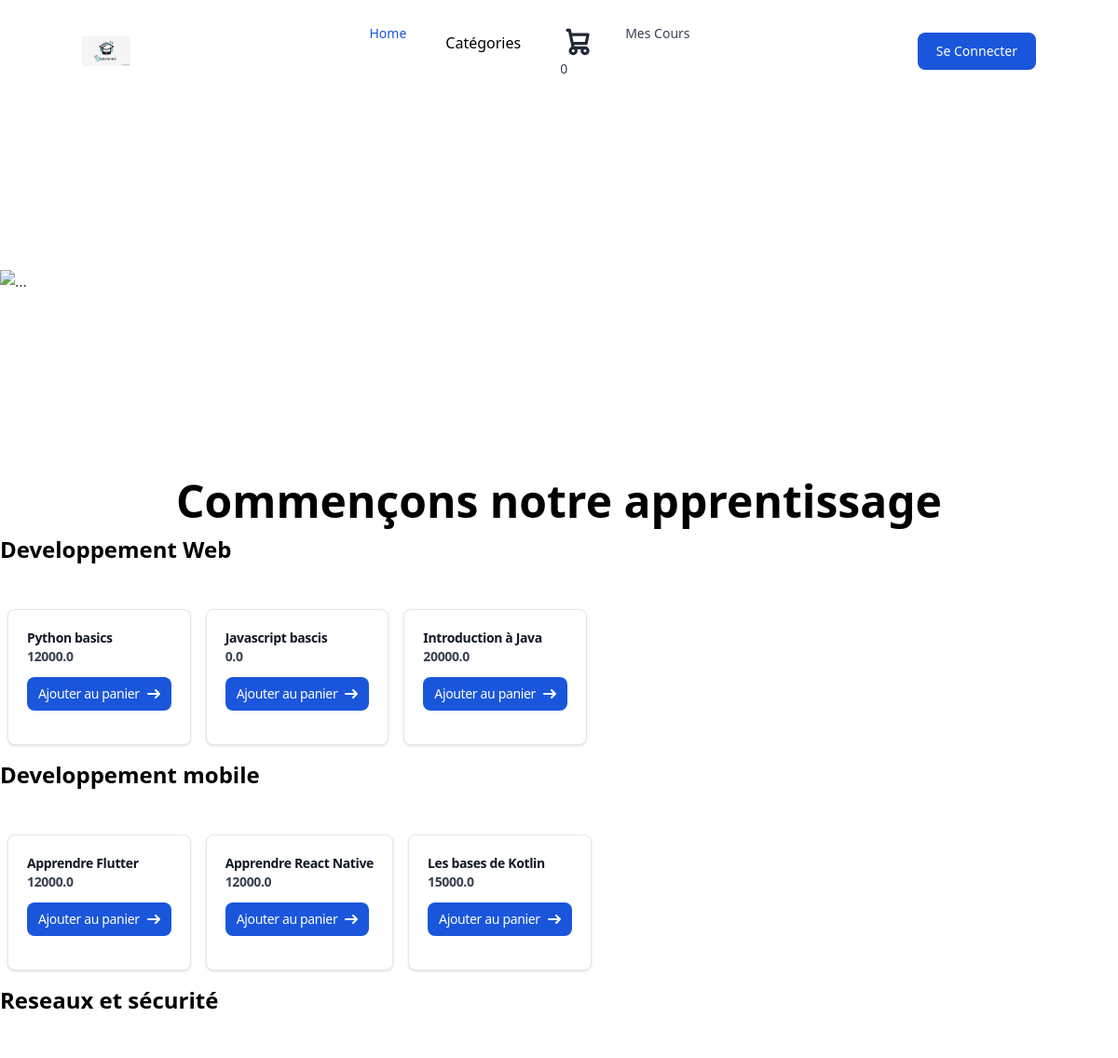
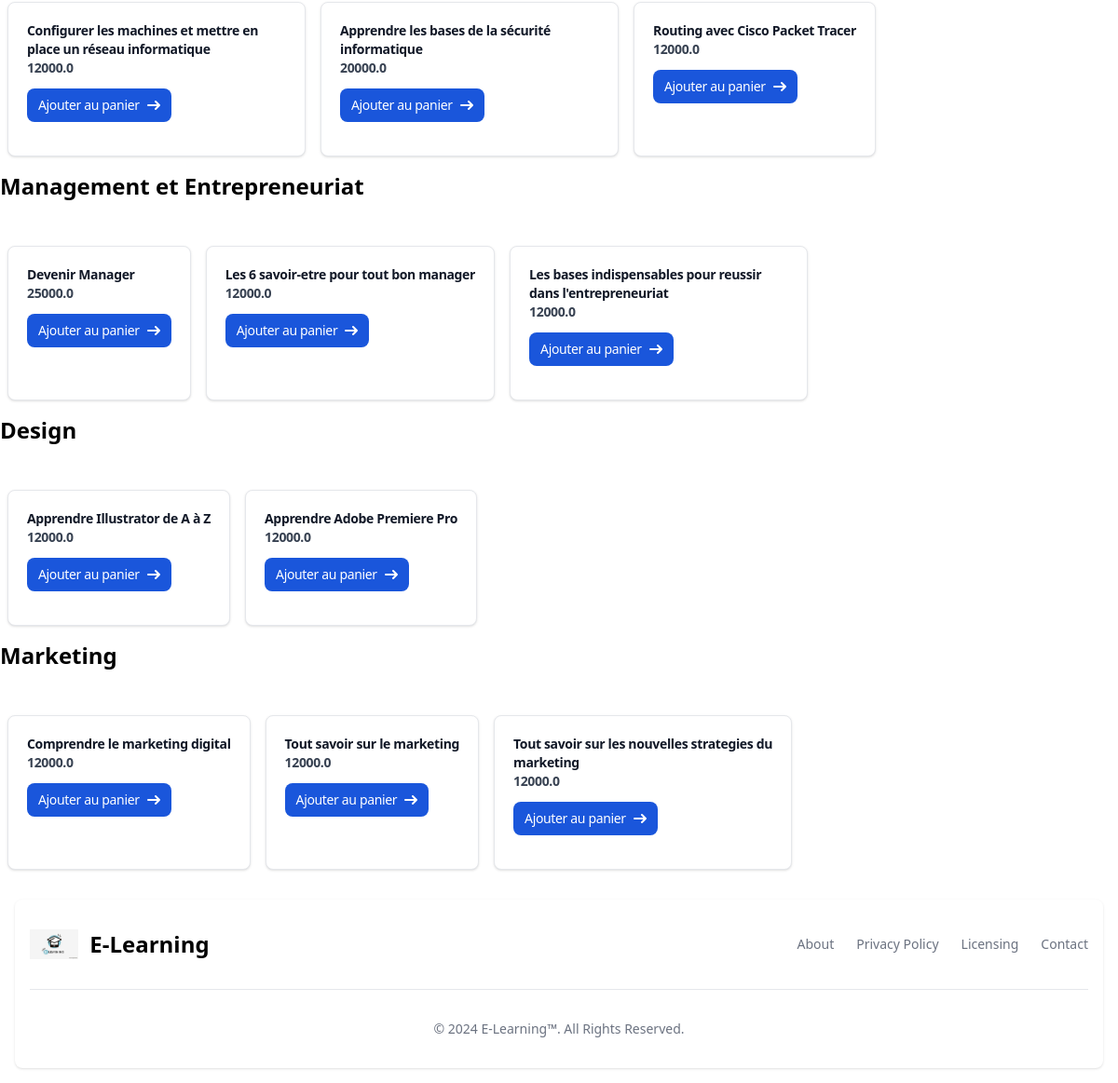
The page / on the database its author committed (2 pictures, top to bottom).
### src/models.py (models this page shows, shortened)
class Category(db.Model):
    __tablename__ = 'categories'
    id = Column(Integer, primary_key=True)
    name = Column(String(255), nullable=False, unique=True)
    courses = relationship("Course", back_populates="category")

class Course(db.Model):
    id = db.Column(db.Integer, primary_key=True)
    title = db.Column(db.String(100), nullable=False)
    description = db.Column(db.Text, nullable=False)
    price = db.Column(db.Float, nullable=False)
    image = db.Column(db.String(255))  # Chemin de l'image de présentation du cours
    videos = relationship("Video", back_populates="course")
    category_id = Column(Integer, ForeignKey('categories.id'))
    category = relationship("Category", back_populates="courses")
    courselist = db.relationship("CourseList", back_populates="course")

### src/student.py (the view)
@app.route("/")
def home():
    cours=getAll()
    categorie=getCate()
    return render_template("Student/home.html",ici=cours,categories=categorie)

### src/models.py (called while the page is built)
def getAll():
    return Course.query.order_by(Course.title).all()

def getCate():
     return Category.query.all()

### src/templates/Student/home.html (shortened to what this page needs)
{% extends "layouts/base.html" %}
{% block content %}
   {%include 'shared/carousel.html'%}
   <div >
      <p  class=" font-bold text-5xl leading-normal flex justify-center  mt-2">Commençons notre apprentissage </p>
   </div>
{% for m in categories %}
   <div class="mb-8">
      <h1 class="font-bold text-2xl ">{{ m["name"] }}</h1>
   </div>
   <div class="flex flex-wrap space-between ">
      {% for c in m.courses %}
            <div class="max-w-xs mx-2 my-4 mb-4 bg-white border border-gray-200 rounded-lg shadow dark:bg-gray-800 dark:border-gray-700 flex flex-col transition-transform  transform hover:scale-105 flex flex">
               <div class="p-5">
                  <a href="#">
                        <h4 class="mb-4 text-2xl font-bold text-sm tracking-tight text-gray-900 dark:text-white">{{c["title"]}}
                  </a>
                  <p class="mb-3 text-sm text-gray-700 dark:text-gray-400 ">{{c["price"]}}</p>
                  <a href="#" class="inline-flex items-center px-3 py-2 text-sm font-medium text-center text-white bg-blue-700 rounded-lg hover:bg-blue-800 focus:ring-4 focus:outline-none focus:ring-blue-300 dark:bg-blue-600 dark:hover:bg-blue-700 dark:focus:ring-blue-800 add-to-cart-btn" data-course-id="{{ c['id'] }}">
                        Ajouter au panier
                        <svg class="rtl:rotate-180 w-3.5 h-3.5 ms-2" aria-hidden="true" xmlns="http://www.w3.org/2000/svg" fill="none" viewBox="0 0 14 10">
                           <path stroke="currentColor" stroke-linecap="round" stroke-linejoin="round" stroke-width="2" d="M1 5h12m0 0L9 1m4 4L9 9"/>
                        </svg>
                  </a>
               </div>
            </div>
      {% endfor %}
   </div>
{% endfor %}
{% endblock %}

### rows shown on the page
Category: name "Developpement Web"
Course: title "Python basics", price "12000.0"
Course: title "Javascript bascis", price "0.0"
Course: title "Introduction à Java", price "20000.0"
Category: name "Developpement mobile"
Course: title "Apprendre Flutter", price "12000.0"
Course: title "Apprendre React Native", price "12000.0"
Course: title "Les bases de Kotlin", price "15000.0"
Category: name "Reseaux et sécurité"
Course: title "Configurer les machines et mettre en place un réseau informatique", price "12000.0"
Course: title "Apprendre les bases de la sécurité informatique", price "20000.0"
Course: title "Routing avec Cisco Packet Tracer", price "12000.0"
Category: name "Management et Entrepreneuriat"
Course: title "Devenir Manager", price "25000.0"
Course: title "Les 6 savoir-etre pour tout bon manager", price "12000.0"
Course: title "Les bases indispensables pour reussir dans l'entrepreneuriat", price "12000.0"
Category: name "Design"
Course: title "Apprendre Illustrator de A à Z", price "12000.0"
Course: title "Apprendre Adobe Premiere Pro", price "12000.0"
Category: name "Marketing"
Course: title "Comprendre le marketing digital", price "12000.0"
Course: title "Tout savoir sur le marketing", price "12000.0"
Course: title "Tout savoir sur les nouvelles strategies du marketing", price "12000.0"
